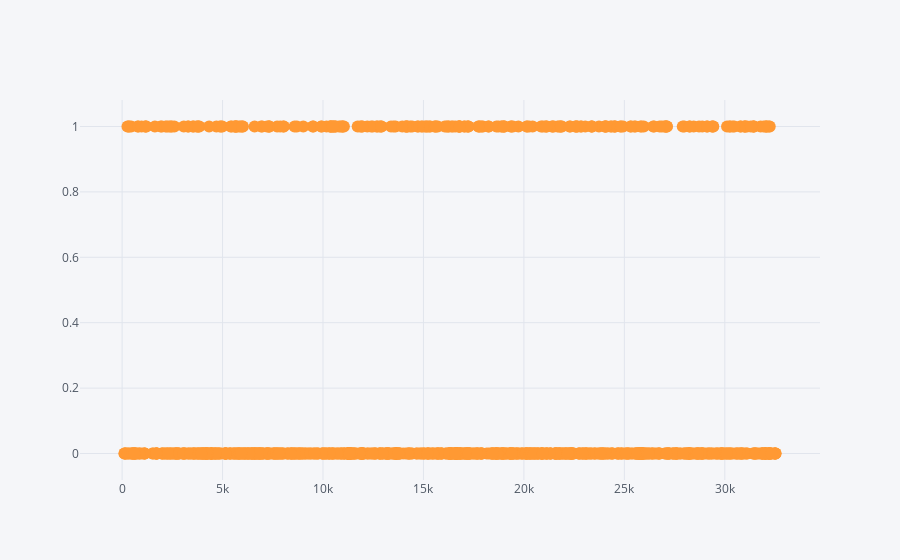

Notebook cell for this chart:
### Code cell
y.sample(1000).iplot(mode='markers')

### Figure 1 — Plotly figure (JSON) as saved in the notebook; plotly's stock layout.template omitted (floating-point values rounded to 4 significant figures; data arrays with more than 128 entries replaced by an {"elided": "..."} marker saying what was removed)
{"data": [{"line": {"color": "rgba(255, 153, 51, 1.0)", "dash": "solid", "shape": "linear", "width": 1.3}, "marker": {"size": 12, "symbol": "dot"}, "mode": "markers", "name": "target", "text": "", "type": "scatter", "x": {"elided": "1000 int values"}, "y": {"elided": "1000 int values"}}], "layout": {"legend": {"bgcolor": "#F5F6F9", "font": {"color": "#4D5663"}}, "paper_bgcolor": "#F5F6F9", "plot_bgcolor": "#F5F6F9", "titlefont": {"color": "#4D5663"}, "xaxis1": {"gridcolor": "#E1E5ED", "showgrid": true, "tickfont": {"color": "#4D5663"}, "title": "", "titlefont": {"color": "#4D5663"}, "zerolinecolor": "#E1E5ED"}, "yaxis1": {"gridcolor": "#E1E5ED", "showgrid": true, "tickfont": {"color": "#4D5663"}, "title": "", "titlefont": {"color": "#4D5663"}, "zerolinecolor": "#E1E5ED"}}}
